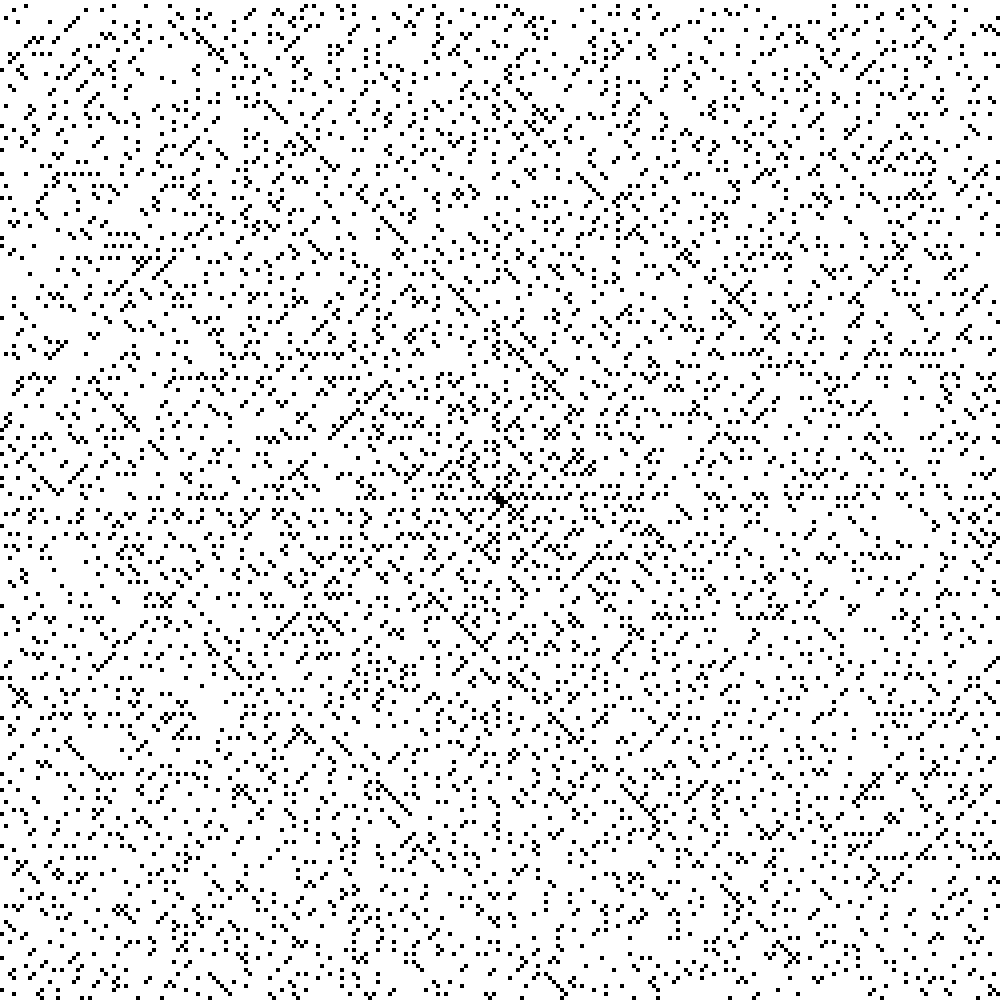
Frame 1 (no input)
Frame 60 (the mouse pressed at the canvas centre just before this capture): identical to frame 1, image omitted
Frame 120 (the mouse held since frame 60 and released just before this capture): identical to frame 1, image omitted

The Processing sketch that drew this single still picture (run headless with seeded random() and noise(); from frame 60 on, the mouse is pressed at the canvas centre):

// Processing sketch: ulam_spiral
// ── ulam_spiral.pde
import java.util.HashMap;


int n = 250;
int s = 1000/n;
HashMap<Integer, Boolean> map = new HashMap();


void square(int nr, float h, float v, float s, boolean txt){
  if(!map.get(nr)){
    push();
    fill(0);
    rect(h*s,v*s,s,s);
    pop();
  }else{
  rect(h*s,v*s,s,s);
  }
  if(txt){
    push();
    fill(0);
    text(nr, h*s+s/2-5, v*s+s-5);
    pop();
  }
}

void setup(){
  size(1000, 1000);
  for(int i = 0; i<n*n; i++){
    map.put(i, checkIfPrime(i));
    println(i);
  }
}

void draw(){
  noStroke();
  background(255);
  int counter = 0;

  translate(500, 500);
  int curX = 0;
  int curY = 0;
  for(int i = 1; i<n; i++){
    for(int j = 0; j<i; j++){
      square(counter, curX, curY, s, false);
      counter++;
        if(i%2==0){
          curX+=1;
        }
        if(i%2!=0){
          curX-=1;
        }
    }
    for(int j = 0; j<i; j++){
      square(counter, curX, curY, s, false);
      counter++;
        if(i%2==0){
          curY+=1;
        }
        if(i%2!=0){
          curY-=1;
        }
    }
  }
}


boolean checkIfPrime(int n){
  for(int i = 2; i<n; i++){
    if(n%i==0){return true;}
  }
  return false;
}
